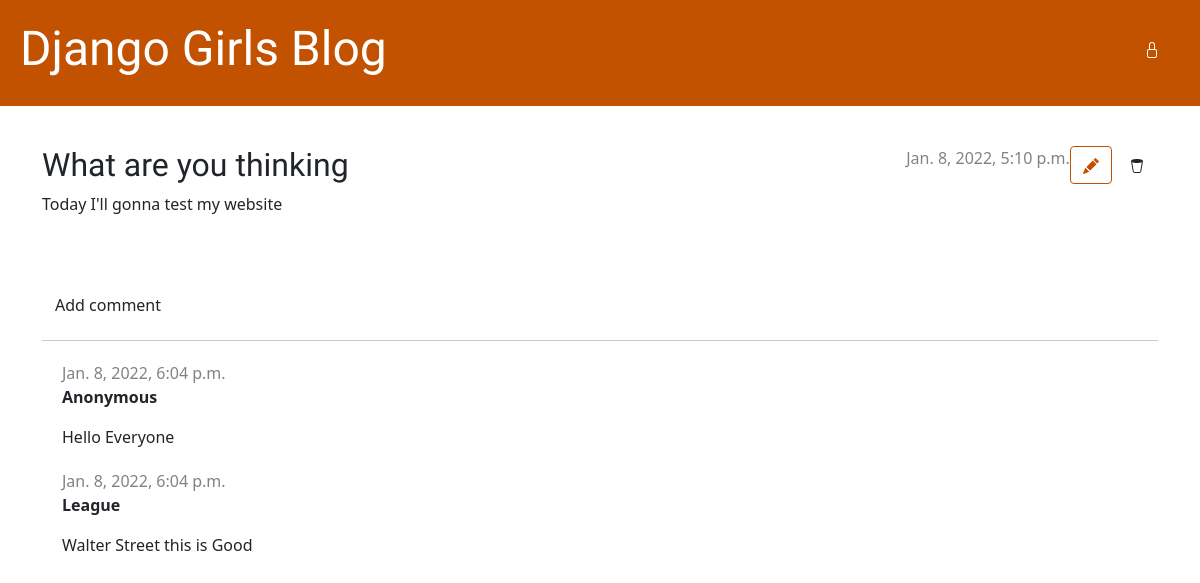
Screenshot of /post/7/ with the database file from the repository.
### blog/models.py (models this page shows, shortened)
class Post(models.Model):
    author = models.ForeignKey(settings.AUTH_USER_MODEL, on_delete=models.CASCADE)
    title = models.CharField(max_length=200)
    text = models.TextField()
    created_date = models.DateTimeField(default=timezone.now)
    published_date = models.DateTimeField(blank=True, null=True)

class Comment(models.Model):
    post = models.ForeignKey('blog.Post', on_delete=models.CASCADE, related_name='comments')
    author = models.CharField(max_length=200)
    text = models.TextField()
    created_date = models.DateTimeField(default=timezone.now)
    approved_comment = models.BooleanField(default=False)

### blog/views.py (the view)
# urls.py: path('post/<int:pk>/', views.post_detail, name='post_detail'),
def post_detail(request, pk):
    post = get_object_or_404(Post, pk=pk)
    return render(request, 'blog/post_detail.html', {'post': post})

### blog/templates/blog/post_detail.html (shortened to what this page needs)
{% extends 'blog/base.html' %}
{% block content %}
    <article class="post">
        <aside class="actions">
            <a class="btn btn-secondary" href="{% url 'post_edit' pk=post.pk %}">
            </a>
            <a class="btn btn-default" href="{% url 'post_remove' pk=post.pk %}">{% include './icons/trash2.svg' %}</a>
        </aside>
        {% if post.published_date %}
        <div class="date">
            {{ post.published_date }}
        </div>
        {% else %}
            <a class="btn btn-default" href="{% url 'post_publish' pk=post.pk %}">Publish</a>
        {% endif %}
        <h2>{{ post.title }}</h2>
        <p>{{ post.text|linebreaksbr }}</p>
    </article>
    <a class="btn btn-default" href="{% url 'add_comment_to_post' pk=post.pk %}">Add comment</a>
    <hr>
    {% for comment in post.comments.all %}
    {% if user.is_authenticated or comment.approved_comment %}
    <div class="comment">
        <div class="date">
            {{ comment.created_date }}
        </div>
        <strong>{{ comment.author }}</strong>
        <p>{{ comment.text|linebreaks }}</p>
    </div>
    {% endif %}
{% empty %}
    <p>No comments here yet :(</p>
{% endfor %}
{% endblock %}

### blog/static/css/blog.css (style rules this page uses)
body { padding-left: 0px; }
h1, h2, h3, h4 { font-family: 'Lobster', cursive; }
.date { color: #828282; }
.post { margin-bottom: 70px; }
.post > .date, .post > .actions { float: right; }
.btn-secondary, .btn-secondary:visited { color: #C25100; background: none; border-color: #C25100; }
.comment { margin: 20px 0px 20px 20px; }

### rows the page displays
Post: published_date "Jan. 8, 2022, 5:10 p.m.", title "What are you thinking", text "Today I'll gonna test my website"
Comment: created_date "Jan. 8, 2022, 6:04 p.m.", author "Anonymous", text "Hello Everyone"
Comment: created_date "Jan. 8, 2022, 6:04 p.m.", author "League", text "Walter Street this is Good"
